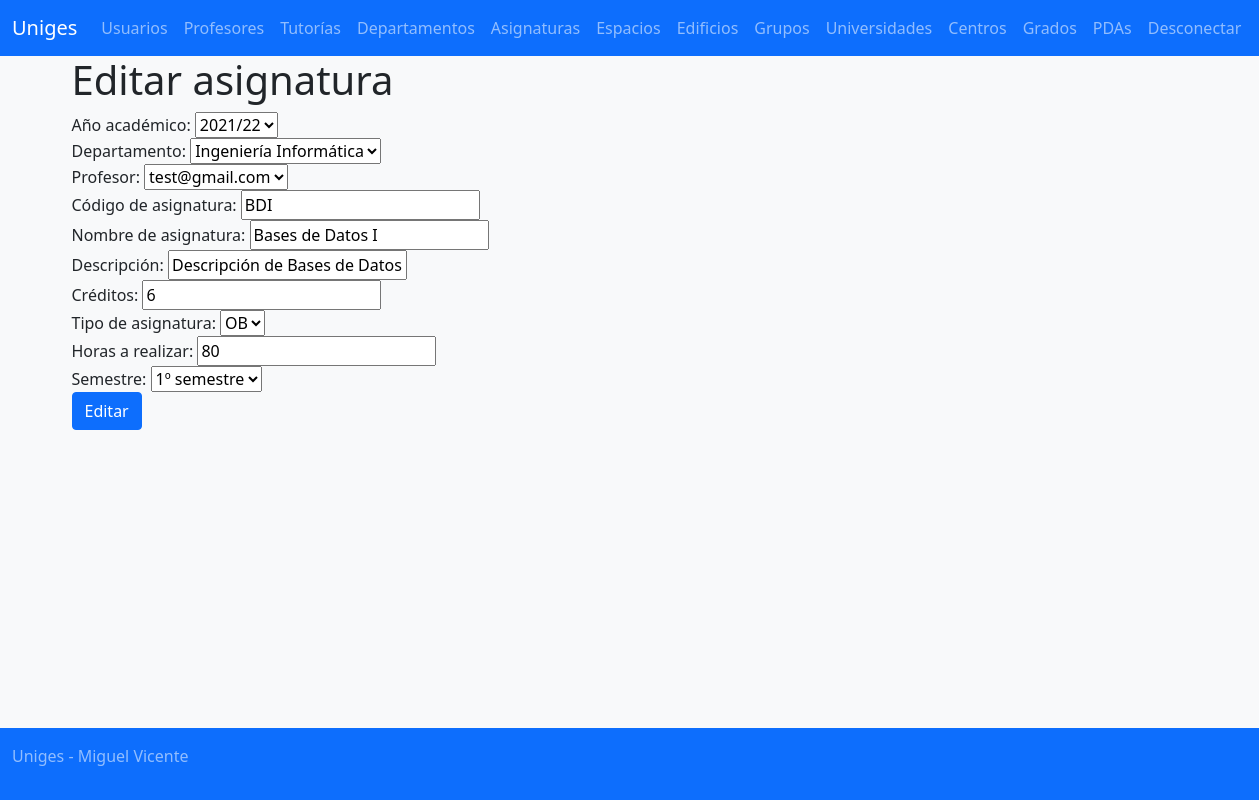
/?controller=subject&action=edit&id=1 (signed in), run on the app's committed database.
### tables this page shows
create table `subject` (
	id int not null auto_increment primary key,
	academicyear_id int not null,
	degree_id int not null,
	department_id int not null,
	professor_id int not null,
	code varchar(10) not null,
	name varchar(255) not null,
	content varchar(255) not null,
	credits int not null,
	type enum('OB', 'OP', 'FB') not null,
	hours int not null,
	semester enum('1','2') not null,
	deleted tinyint(1) not null default 0);

create table `academicyear` (
	id int not null auto_increment primary key,
	name varchar(10) not null,
	deleted tinyint(1) not null default 0);

create table `department` (
	id int not null auto_increment primary key,
	academicyear_id int not null,
	centre_id int not null,
	code varchar(255) not null,
	name varchar(255) not null,
	deleted tinyint(1) not null default 0);

create table professor (
	id int not null auto_increment primary key,
	academicyear_id int not null,
	department_id int not null,
	dedication varchar(10) not null,
	user_id int not null,
	deleted tinyint(1) not null default 0);

create table user (
       id int not null auto_increment primary key,
	dni varchar(9) not null,
	name varchar(255) not null,
	surname varchar(255) not null,
	email varchar(255),
	password varchar(128),
	deleted tinyint(1) not null default 0);

### modelos/AcademicYearModel.php (called while the page is built, shortened)
<?php
class AcademicYearModel {
	private static function readFromAssoc($fila) {
		$ret = new AcademicYearModel();
		$ret->id = $fila["id"];
		$ret->name = $fila["name"];
		$ret->deleted = $fila["deleted"];
		return $ret;
	}
	public static function findAll() {
		$conn = Connection::getConnection();
		$stat = $conn->prepare("SELECT * FROM academicyear WHERE deleted = 0");
		$stat->execute();
		$result = $stat->get_result();
		$ret = array();
		while($fila = $result->fetch_assoc()) {
			array_push($ret, AcademicYearModel::readFromAssoc($fila));
		}
		return $ret;
	}
}
?>

### controladores/SubjectController.php (called while the page is built, shortened)
<?php
include_once 'modelos/SubjectModel.php';
include_once 'modelos/AcademicYearModel.php';
include_once 'modelos/DepartmentModel.php';
include_once 'modelos/ProfessorModel.php';
include_once 'modelos/UserModel.php';
class SubjectController {
    function edit() {
        $subj = SubjectModel::findById($_GET["id"]);
        $acadYear = AcademicYearModel::findAll();
        $depts = DepartmentModel::findAll();
        $profs = ProfessorModel::findAll();
        foreach($profs as $p) {
            $p->user = UserModel::findById($p->user_id);
        }
    }
}
?>

### modelos/SubjectModel.php (called while the page is built, shortened)
<?php
class SubjectModel {
    public static function findById($id) {
        $conn = Connection::getConnection();
        $stat = $conn->prepare("SELECT * FROM subject WHERE deleted = 0 AND id = ?");
        $stat->bind_param("i", $id);
        $stat->execute();
        $result = $stat->get_result();
        return $result->fetch_object("SubjectModel");
    }
}
?>

### modelos/DepartmentModel.php (called while the page is built, shortened)
<?php
class DepartmentModel {
	private static function readFromAssoc($fila) {
		$ret = new DepartmentModel();
		$ret->id = $fila["id"];
		$ret->academicyear_id = $fila["academicyear_id"];
		$ret->centre_id = $fila["centre_id"];
		$ret->code = $fila["code"];
		$ret->name = $fila["name"];
		$ret->deleted = $fila["deleted"];
		return $ret;
	}
	public static function findAll() {
		$conn = Connection::getConnection();
		$stat = $conn->prepare("SELECT * FROM department WHERE deleted = 0");
		$stat->execute();
		$result = $stat->get_result();
		$ret = array();
		while($fila = $result->fetch_assoc()) {
			array_push($ret, DepartmentModel::readFromAssoc($fila));
		}
		return $ret;
	}
}
?>

### modelos/ProfessorModel.php (called while the page is built, shortened)
<?php
class ProfessorModel {
	private static function readFromAssoc($fila) {
	    	$res = new ProfessorModel();
		$res->id = $fila["id"];
		$res->academicyear_id = $fila["academicyear_id"];
		$res->department_id = $fila["department_id"];
		$res->dedication = $fila["dedication"];
		$res->deleted = $fila["deleted"];
		$res->user_id = $fila["user_id"];
		return $res;
	}
    public static function findAll() {
	    $conn = Connection::getConnection();
	    $stat = $conn->prepare("SELECT * FROM professor WHERE professor.deleted = 0");
	    $stat->execute();
	    $result = $stat->get_result();
	    $return = array();
	    while($fila = $result->fetch_assoc()) {
	    	array_push($return, ProfessorModel::readFromAssoc($fila));
	    }
	    return $return;
    }
}
?>

### modelos/UserModel.php (called while the page is built, shortened)
<?php
class UserModel {
	static private function readFromAssoc($user_data) {
		$result_user = new UserModel();
		$result_user->id = $user_data["id"];
		$result_user->dni = $user_data["dni"];
		$result_user->name = $user_data["name"];
		$result_user->surname = $user_data["surname"];
		$result_user->email = $user_data["email"];
		$result_user->password = $user_data["password"];
		$result_user->deleted = $user_data["deleted"];
		return $result_user;
	}
	static function findById($id) {
		$conn = Connection::getConnection();
		$stat = $conn->prepare("SELECT * FROM user WHERE id = ? AND deleted = 0");
		$stat->bind_param("i", $id);
		$stat->execute();
		$result = $stat->get_result();
		$user_data = $result->fetch_assoc();
		$result_user = UserModel::readFromAssoc($user_data);
		return $result_user;
	}
}
?>

### vistas/subject/edit.php (the view, shortened to what this page needs)
<h1><?=$strings["subject_edit_title"]?></h1>
<form action="/?controller=subject&action=edit_end" method="POST">
<div class="form-group">
<label for="academicyear"><?=$strings["subject_add_acadyear"]?></label>
<select id="academicyear" name="academicyear_id">
<?php foreach($data["acadYear"] as $ay) { ?>
    <option value="<?=$ay->id?>"
        <?= $ay->id == $data["subj"]->academicyear_id ? "selected" : "" ?>
    ><?=$ay->name?></option>
<?php } ?>
</select>
</div>
<div class="form-group">
<label for="department"><?=$strings["subject_add_department"]?></label>
<select id="department" name="department_id">
<?php foreach($data["depts"] as $d) { ?>
    <option value="<?=$d->id?>"
        <?= $d->id == $data["subj"]->department_id ? "selected" : "" ?>
    ><?=$d->name?></option>
<?php } ?>
</select>
</div>
<div class="form-group">
<label for="prof"><?=$strings["subject_add_prof"]?></label>
<select id="prof" name="professor_id">
<?php foreach($data["profs"] as $p) { ?>
    <option value="<?=$p->id?>"
        <?= $p->id == $data["subj"]->professor_id ? "selected" : "" ?>
    ><?=$p->user->email?></option>
<?php } ?>
</select>
</div>
<div class="form-group">
<label for="code"><?=$strings["subject_add_code"]?></label>
<input type="text" name="code" id="code" placeholder="<?=$strings["subject_add_code_ph"]?>"
    value="<?=$data["subj"]->code ?>"/>
</div>
<div class="form-group">
<label for="name"><?=$strings["subject_add_name"]?></label>
<input type="text" name="name" id="name" placeholder="<?=$strings["subject_add_name_ph"]?>"
    value="<?= $data["subj"]->name ?>"/>
</div>
<div class="form-group">
<label for="content"><?=$strings["subject_add_content"]?></label>
<input type="text" name="content" id="content" placeholder="<?=$strings["subject_add_content_ph"]?>"
    value="<?= $data["subj"]->content ?>"
/>
</div>
<div class="form-group">
<label for="credits"><?=$strings["subject_add_credits"]?></label>
<input type="text" name="credits" id="credits" placeholder="<?=$strings["subject_add_credits_ph"]?>"
    value="<?= $data["subj"]->credits ?>"
/>
</div>
<div class="form-group">
<label for="type"><?=$strings["subject_add_type"]?></label>
<select id="type" name="type">
    <option value="OB" <?= $data["subj"]->type == "OB" ? "selected" : "" ?>>OB</option>
</select>
</div>
<div class="form-group">
<label for="hours"><?=$strings["subject_add_hours"]?></label>
<input type="text" name="hours" id="hours" placeholder="<?=$strings["subject_add_hours_ph"]?>"
    value="<?= $data["subj"]->hours ?>"/>
</div>
<div class="form-group">
<label for="semester"><?= $strings["subject_add_semester"] ?></label>
<select id="semester" name="semester">
    <option value="1" <?= $data["subj"]->semester == "1" ? "selected" : "" ?>>
        <?= $strings["subject_add_semester1"] ?></option>
</select>
</div>
<div class="form-group">
<input type="submit" class="btn btn-primary" value="<?=$strings["subject_edit_submit"]?>"/>
</div>
</form>

### data on the page
subject: academicyear_id "2021/22", department_id "Ingeniería Informática", professor_id "test@gmail.com", code "BDI", name "Bases de Datos I", content "Descripción de Bases de Datos", credits "6", type "OB", hours "80", semester "1º semestre"

### other printed values
$strings["app_title"] "Uniges"
$strings["navbar_user"] "Usuarios"
$strings["navbar_professor"] "Profesores"
$strings["navbar_tutoria"] "Tutorías"
$strings["navbar_department"] "Departamentos"
$strings["navbar_subject"] "Asignaturas"
$strings["navbar_space"] "Espacios"
$strings["navbar_building"] "Edificios"
$strings["navbar_group"] "Grupos"
$strings["navbar_college"] "Universidades"
$strings["navbar_centre"] "Centros"
$strings["navbar_degree"] "Grados"
$strings["navbar_pda"] "PDAs"
$strings["logout"] "Desconectar"
$strings["subject_edit_title"] "Editar asignatura"
